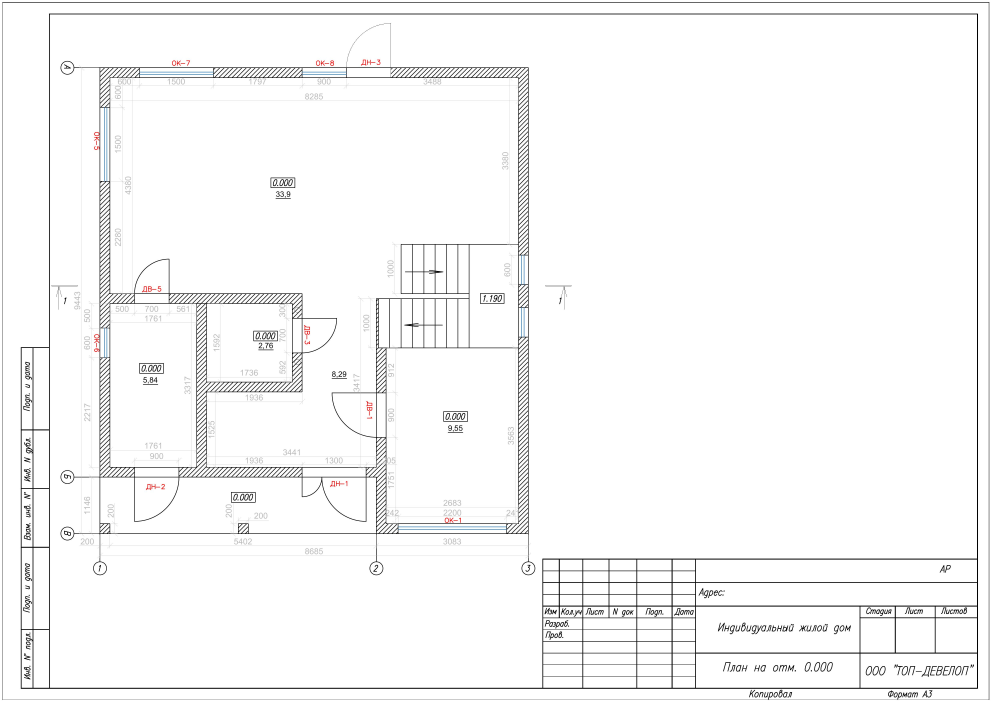
#> input picture floor/plan_floor1.jpg, 4963 x 3509 px (shown at 1/5 size)
$ python ocr_door_window_detector.py
#> lines starting #> are read from the running program, lines starting #| are printed output that depends on the picture
#!/usr/bin/env python
"""
OCR-based detector for Russian CAD drawings
Finds doors (ДВ-*) and windows (ОК-*, ДН-*) by text labels

NO TRAINING REQUIRED - works immediately!
"""
import cv2
import numpy as np
import matplotlib
matplotlib.use('Agg')
import matplotlib.pyplot as plt
from PIL import Image
import json

try:
    import pytesseract
    TESSERACT_AVAILABLE = True
except ImportError:
    TESSERACT_AVAILABLE = False
    print("⚠️  pytesseract not installed. Install: pip install pytesseract")

def detect_doors_by_arc(image_np):
    """Обнаружить двери по дугам (символ открывания)"""
    gray = cv2.cvtColor(image_np, cv2.COLOR_RGB2GRAY)

    # Улучшить контраст
    clahe = cv2.createCLAHE(clipLimit=2.0, tileGridSize=(8,8))
    enhanced = clahe.apply(gray)

    # Края
    edges = cv2.Canny(enhanced, 50, 150)

    # Детекция дуг/окружностей
    circles = cv2.HoughCircles(
        edges,
        cv2.HOUGH_GRADIENT,
        dp=1,
        minDist=30,
        param1=50,
        param2=30,
        minRadius=10,
        maxRadius=100
    )

    door_candidates = []

    if circles is not None:
        circles = np.uint16(np.around(circles))
        for i, (x, y, r) in enumerate(circles[0, :]):
            # Дуга двери обычно в углу или у стены
            door_candidates.append({
                'type': 'door_arc',
                'center': (int(x), int(y)),
                'radius': int(r),
                'bbox': (int(x-r), int(y-r), int(x+r), int(y+r)),
                'confidence': 0.6  # Numeric confidence
            })

    return door_candidates

def detect_text_labels_tesseract(image_np):
    """Распознать текстовые метки с помощью Tesseract OCR"""
    if not TESSERACT_AVAILABLE:
        return []

    # Конвертировать в grayscale
    gray = cv2.cvtColor(image_np, cv2.COLOR_RGB2GRAY)

    # Улучшить для OCR
    # Увеличить контраст
    _, binary = cv2.threshold(gray, 0, 255, cv2.THRESH_BINARY + cv2.THRESH_OTSU)

    # Конфигурация для русского языка
    custom_config = r'--oem 3 --psm 6 -l rus+eng'

    try:
        # Распознать текст
        data = pytesseract.image_to_data(
            binary,
            config=custom_config,
            output_type=pytesseract.Output.DICT
        )

        detections = []

        for i in range(len(data['text'])):
            text = data['text'][i].strip()

            if not text:
                continue

            # Ищем паттерны дверей и окон
            is_door = False
            is_window = False

            # Двери: ДВ-, DV-, дв-
            if any(pattern in text.upper() for pattern in ['ДВ', 'DV', 'ДB']):
                is_door = True

            # Окна: ОК-, OK-, ДН-, DN-
            if any(pattern in text.upper() for pattern in ['ОК', 'OK', 'ОC', 'ДН', 'DN']):
                is_window = True

            if is_door or is_window:
                x = data['left'][i]
                y = data['top'][i]
                w = data['width'][i]
                h = data['height'][i]
                conf = data['conf'][i]

                detection = {
                    'type': 'door_text' if is_door else 'window_text',
                    'text': text,
                    'bbox': (x, y, x+w, y+h),
                    'center': (x + w//2, y + h//2),
                    'confidence': float(conf) / 100.0 if conf > 0 else 0.5
                }

                detections.append(detection)

        return detections

    except Exception as e:
        print(f"Tesseract error: {e}")
        return []

# [89 lines left out: functions detect_text_labels_opencv, match_arcs_with_labels, find_wall_context, not called in this run]

def main():
    print("=" * 80)
    print("OCR-BASED DOOR & WINDOW DETECTION (No Training Required)")
    print("=" * 80)

    image_path = 'plan_floor1.jpg'

    print(f"\n[1/6] Loading image...")
    img = Image.open(image_path).convert('RGB')
#> img is the input picture: PIL image 4963x3509 RGB; mean R, G, B 247.7, 247.7, 247.7

    # Resize если нужно
    max_size = 2048
    if max(img.size) > max_size:
        scale = max_size / max(img.size)
#> scale = 0.413
        new_size = (int(img.width * scale), int(img.height * scale))
#> new_size = (2048, 1448)
        img = img.resize(new_size, Image.LANCZOS)
#> img: PIL image 2048x1448 RGB
        print(f"   Resized to: {img.size}")
#|    Resized to: (2048, 1448)

    img_np = np.array(img)

    print(f"\n[2/6] Detecting door arcs...")
    door_arcs = detect_doors_by_arc(img_np)
#> in detect_doors_by_arc, `edges = cv2.Canny(enhanced, 50, 150)`:
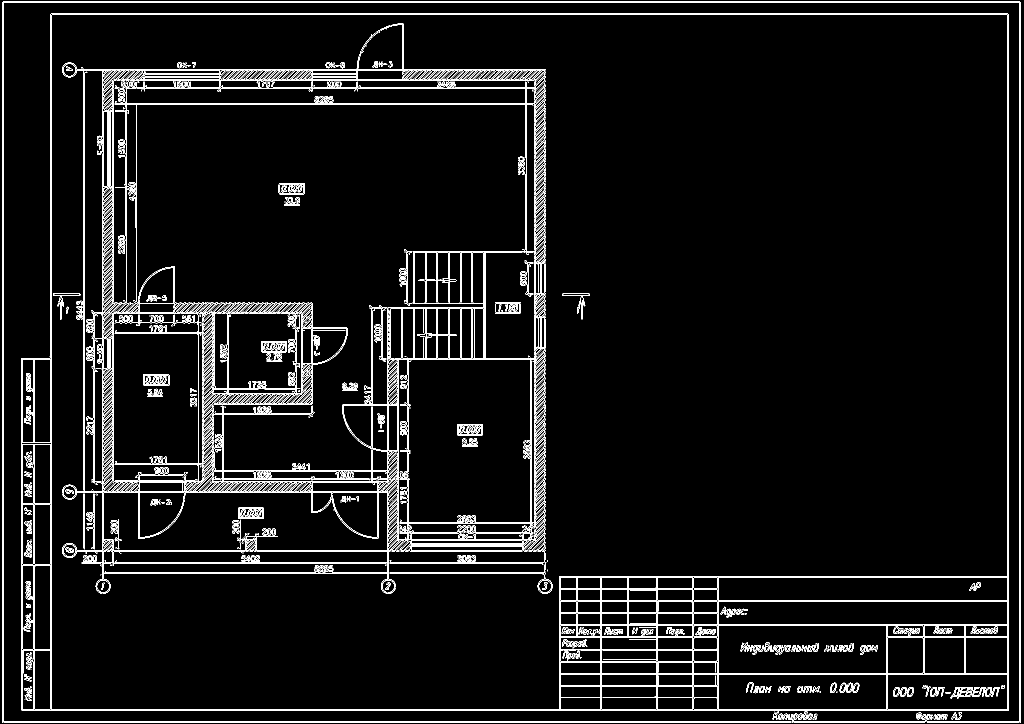
#> edges: shape (1448, 2048) (shown at 1/2 size); 4.9% white in thin lines or dots
#> in detect_doors_by_arc, `circles = cv2.HoughCircles( edges, cv2.HOUGH_GRADIENT, dp=1, minDist=3..`: circles = 177 rows, first 8: [525.5, 703.5, 99.4], [754.5, 984.5, 92.8], [494.5, 696.5, 99.4], [312.5, 695.5, 90.6], [736.5, 1021.5, 81.8], [273.5, 980.5, 93.9], [1216.5, 1342.5, 99.4], [855.5, 651.5, 93.8]
#> in detect_doors_by_arc, `circles = np.uint16(np.around(circles))`: circles = 177 rows, first 8: [526, 704, 99], [754, 984, 93], [494, 696, 99], [312, 696, 91], [736, 1022, 82], [274, 980, 94], [1216, 1342, 99], [856, 652, 94]
#> the loop in detect_doors_by_arc, `for i, (x, y, r) in enumerate(circles[0, :]):` made 177 passes
#> after the loop in detect_doors_by_arc, `for i, (x, y, r) in enumerate(circles[0, :]):`: door_candidates = 177 items
#> door_arcs = 177 items
    print(f"   Found {len(door_arcs)} door arc candidates")
#|    Found 177 door arc candidates

    print(f"\n[3/6] Detecting text labels...")
    if TESSERACT_AVAILABLE:
        print("   Using Tesseract OCR (Russian + English)...")
        text_labels = detect_text_labels_tesseract(img_np)
#> in detect_text_labels_tesseract, `_, binary = cv2.threshold(gray, 0, 255, cv2.THRESH_BINARY + cv2.THRESH..`:
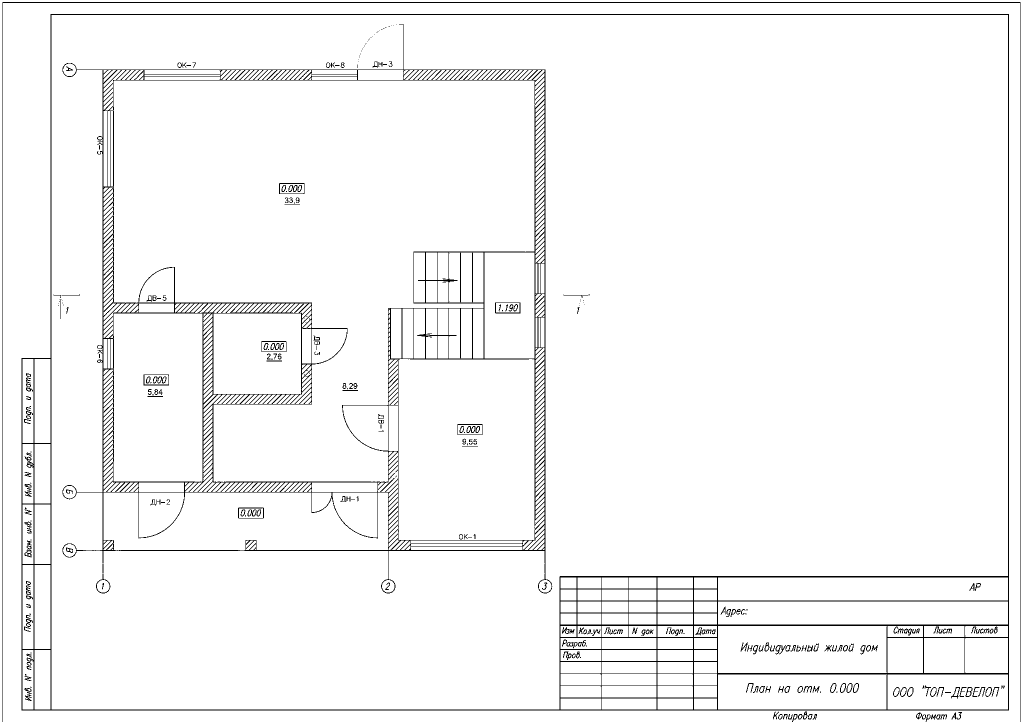
#> binary: shape (1448, 2048) (shown at 1/2 size); 96.7% white; black in thin lines or dots
    else:
        print("   Using OpenCV contour detection (fallback)...")
        text_labels = detect_text_labels_opencv(img_np)

    door_labels = [l for l in text_labels if 'door' in l['type']]
    window_labels = [l for l in text_labels if 'window' in l['type']]

    print(f"   Found {len(door_labels)} door labels (ДВ-*)")
    print(f"   Found {len(window_labels)} window labels (ОК-*, ДН-*)")

    print(f"\n[4/6] Matching arcs with labels...")
    doors_matched = match_arcs_with_labels(door_arcs, text_labels)
    print(f"   Matched {len(doors_matched)} doors")

    # Windows - только по меткам
    windows = []
    for label in window_labels:
        windows.append({
            'type': 'window',
            'label': label,
            'center': label['center'],
            'bbox': label['bbox'],
            'text': label['text'],
            'confidence': label['confidence']
        })

    print(f"   Found {len(windows)} windows")

    print(f"\n[5/6] Creating visualization...")

    fig, axes = plt.subplots(2, 2, figsize=(20, 16))

    # Original with all detections
    ax1 = axes[0, 0]
    ax1.imshow(img_np)
    ax1.set_title('Original Image', fontsize=14, fontweight='bold')
    ax1.axis('off')

    # Door arcs
    ax2 = axes[0, 1]
    ax2.imshow(img_np)

    for arc in door_arcs:
        x, y = arc['center']
        r = arc['radius']
        circle = plt.Circle((x, y), r, color='red', fill=False, linewidth=2)
        ax2.add_patch(circle)
        ax2.plot(x, y, 'r+', markersize=10, markeredgewidth=2)

    ax2.set_title(f'Detected Door Arcs ({len(door_arcs)})', fontsize=14, fontweight='bold')
    ax2.axis('off')

    # Text labels
    ax3 = axes[1, 0]
    ax3.imshow(img_np)

    for label in door_labels:
        x1, y1, x2, y2 = label['bbox']
        rect = plt.Rectangle((x1, y1), x2-x1, y2-y1,
                             fill=False, edgecolor='red', linewidth=2)
        ax3.add_patch(rect)
        ax3.text(x1, y1-5, label['text'], fontsize=8,
                color='red', bbox=dict(boxstyle='round', facecolor='white', alpha=0.8))

    for label in window_labels:
        x1, y1, x2, y2 = label['bbox']
        rect = plt.Rectangle((x1, y1), x2-x1, y2-y1,
                             fill=False, edgecolor='blue', linewidth=2)
        ax3.add_patch(rect)
        ax3.text(x1, y1-5, label['text'], fontsize=8,
                color='blue', bbox=dict(boxstyle='round', facecolor='white', alpha=0.8))

    ax3.set_title(f'OCR Text Labels (D={len(door_labels)}, W={len(window_labels)})',
                  fontsize=14, fontweight='bold')
    ax3.axis('off')

    # Final combined
    ax4 = axes[1, 1]
    ax4.imshow(img_np)

    for i, door in enumerate(doors_matched, 1):
        x, y = door['center']
        ax4.plot(x, y, 'ro', markersize=12, markeredgewidth=2)
        ax4.text(x, y-20, f"D{i}\n{door['text']}", fontsize=9,
                color='white', ha='center',
                bbox=dict(boxstyle='round,pad=0.5', facecolor='red', alpha=0.8))

    for i, window in enumerate(windows, 1):
        x, y = window['center']
        ax4.plot(x, y, 'bs', markersize=12, markeredgewidth=2)
        ax4.text(x, y-20, f"W{i}\n{window['text']}", fontsize=9,
                color='white', ha='center',
                bbox=dict(boxstyle='round,pad=0.5', facecolor='blue', alpha=0.8))

    ax4.set_title(f'FINAL: {len(doors_matched)} Doors + {len(windows)} Windows (OCR)',
                  fontsize=14, fontweight='bold', color='green')
    ax4.axis('off')

    output_path = 'plan_floor1_OCR_detection.png'
    plt.savefig(output_path, dpi=150, bbox_inches='tight')
    print(f"   ✓ Saved: {output_path}")
    plt.close()

    print(f"\n[6/6] Exporting results...")

    # Export to JSON
    results = {
        'method': 'OCR-based detection (no training)',
        'tesseract_used': TESSERACT_AVAILABLE,
        'summary': {
            'doors': len(doors_matched),
            'windows': len(windows),
            'total': len(doors_matched) + len(windows)
        },
        'doors': doors_matched,
        'windows': windows
    }

    json_path = 'detections_OCR.json'
    with open(json_path, 'w', encoding='utf-8') as f:
        json.dump(results, f, indent=2, ensure_ascii=False)
    print(f"   ✓ Saved: {json_path}")

    # Export to TXT
    txt_path = 'detections_OCR.txt'
    with open(txt_path, 'w', encoding='utf-8') as f:
        f.write("=" * 80 + "\n")
        f.write("OCR-BASED DETECTION RESULTS (No Training Required)\n")
        f.write("=" * 80 + "\n\n")

        f.write(f"Method: Text recognition + Arc detection\n")
        f.write(f"Tesseract OCR: {'Yes' if TESSERACT_AVAILABLE else 'No (using fallback)'}\n\n")

        f.write(f"SUMMARY:\n")
        f.write(f"  Doors:   {len(doors_matched)}\n")
        f.write(f"  Windows: {len(windows)}\n")
        f.write(f"  Total:   {len(doors_matched) + len(windows)}\n\n")

        f.write("=" * 80 + "\n")
        f.write("DOORS:\n")
        f.write("=" * 80 + "\n\n")

        for i, door in enumerate(doors_matched, 1):
            f.write(f"Door #{i}:\n")
            f.write(f"  Text label: {door['text']}\n")
            f.write(f"  Position: {door['center']}\n")
            f.write(f"  Confidence: {door['confidence']:.2f}\n\n")

        f.write("=" * 80 + "\n")
        f.write("WINDOWS:\n")
        f.write("=" * 80 + "\n\n")

        for i, window in enumerate(windows, 1):
            f.write(f"Window #{i}:\n")
            f.write(f"  Text label: {window['text']}\n")
            f.write(f"  Position: {window['center']}\n")
            f.write(f"  Confidence: {window['confidence']:.2f}\n\n")

    print(f"   ✓ Saved: {txt_path}")

    print(f"\n{'=' * 80}")
    print(f"{'OCR DETECTION COMPLETE':^80}")
    print(f"{'=' * 80}")
    print(f"\n  🚪 Doors:   {len(doors_matched)} (arcs + text labels)")
    print(f"  🪟 Windows: {len(windows)} (text labels only)")
    print(f"  📦 Total:   {len(doors_matched) + len(windows)}")

    if not TESSERACT_AVAILABLE:
        print(f"\n  ⚠️  Install Tesseract for better text recognition:")
        print(f"     macOS: brew install tesseract tesseract-lang")
        print(f"     Linux: sudo apt install tesseract-ocr tesseract-ocr-rus")
        print(f"     pip install pytesseract")

    print(f"\n  💡 This method works WITHOUT any training!")
    print(f"     It finds ДВ-*, ОК-*, ДН-* labels directly.")

    print(f"\n{'=' * 80}\n")

if __name__ == '__main__':
    main()
#> (the call stopped at in detect_text_labels_tesseract, `data = pytesseract.image_to_data( binary, config=custom_config, output..`: pytesseract is not available in this run)

$ run again, with floor/plan_floor2.jpg copied over floor/plan_floor1.jpg
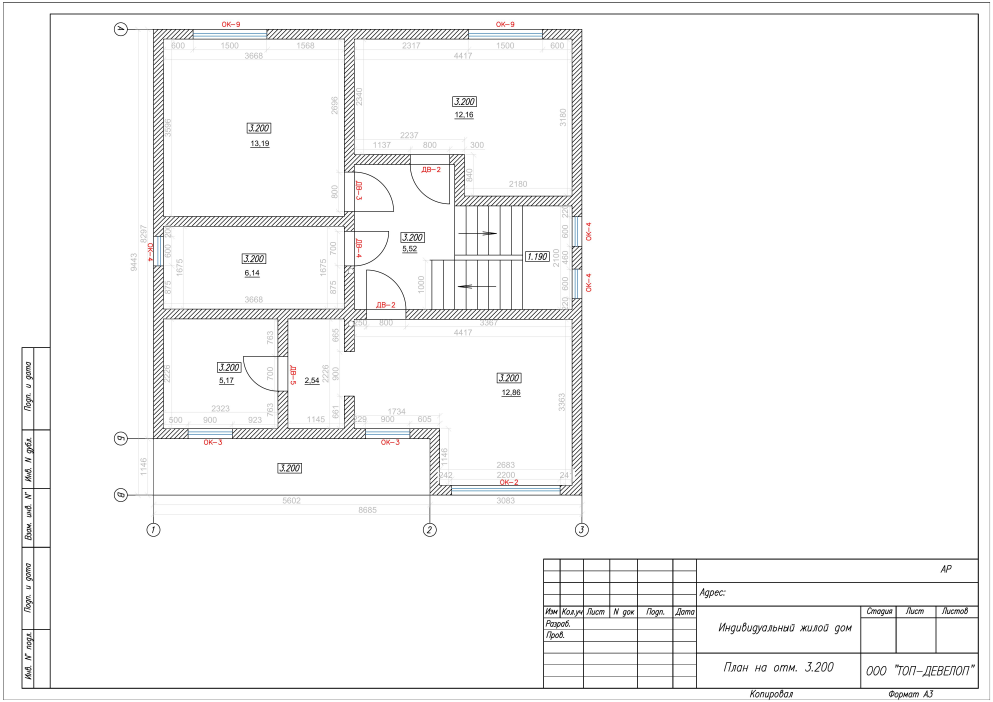
#> input picture floor/plan_floor2.jpg, 4963 x 3509 px (shown at 1/5 size)
#> in main, img is the input picture: PIL image 4963x3509 RGB; mean R, G, B 247, 246.9, 247
#> img: PIL image 2048x1448 RGB
#|    Resized to: (2048, 1448)
#> in detect_doors_by_arc, `edges = cv2.Canny(enhanced, 50, 150)`:
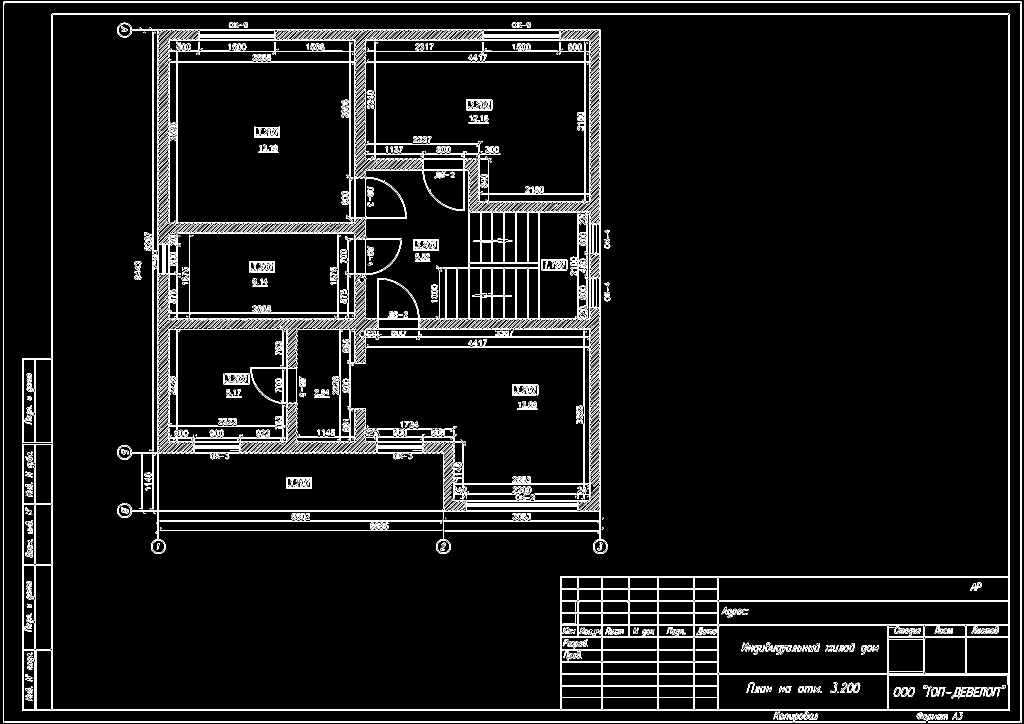
#> edges: shape (1448, 2048) (shown at 1/2 size); 5.3% white in thin lines or dots
#> in detect_doors_by_arc, `circles = cv2.HoughCircles( edges, cv2.HOUGH_GRADIENT, dp=1, minDist=3..`: circles = 232 rows, first 8: [1102.5, 609.5, 92.8], [800.5, 603.5, 92.8], [1099.5, 501.5, 99.4], [1099.5, 567.5, 93.9], [648.5, 705.5, 81.7], [1108.5, 462.5, 79.6], [986.5, 598.5, 93.9], [753.5, 638.5, 85.1]
#> in detect_doors_by_arc, `circles = np.uint16(np.around(circles))`: circles = 232 rows, first 8: [1102, 610, 93], [800, 604, 93], [1100, 502, 99], [1100, 568, 94], [648, 706, 82], [1108, 462, 80], [986, 598, 94], [754, 638, 85]
#> the loop in detect_doors_by_arc, `for i, (x, y, r) in enumerate(circles[0, :]):` made 232 passes
#> after the loop in detect_doors_by_arc, `for i, (x, y, r) in enumerate(circles[0, :]):`: door_candidates = 232 items
#|    Found 232 door arc candidates
#> in detect_text_labels_tesseract, `_, binary = cv2.threshold(gray, 0, 255, cv2.THRESH_BINARY + cv2.THRESH..`:
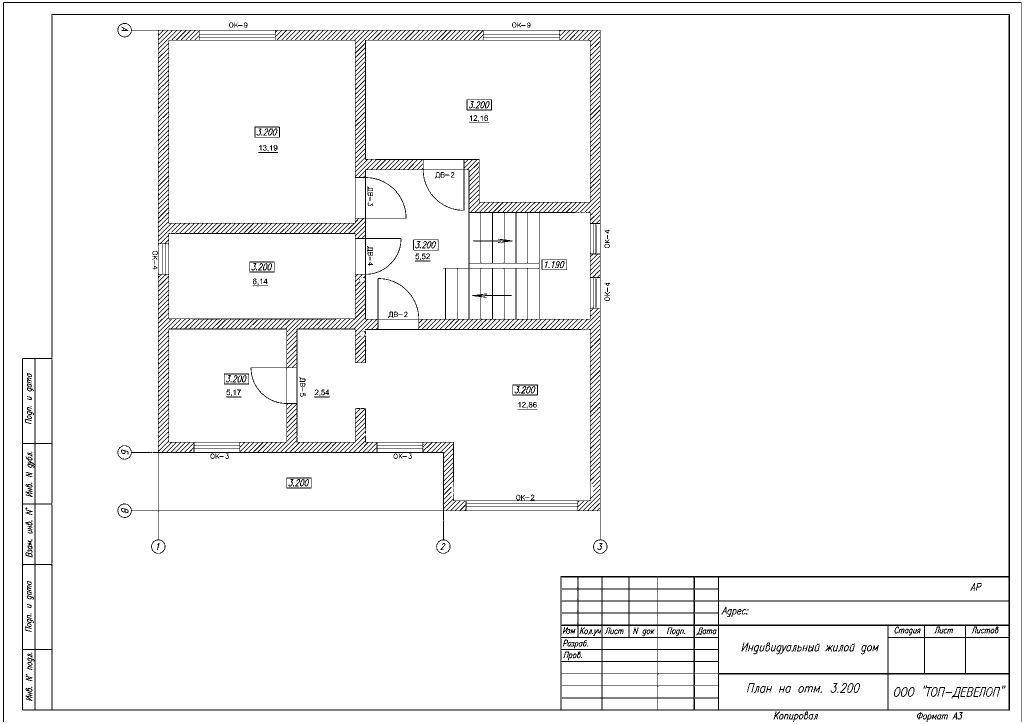
#> binary: shape (1448, 2048) (shown at 1/2 size); 96.4% white; black in thin lines or dots
